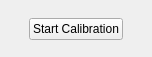
<?xml version="1.0" encoding="UTF-8"?>
<ui version="4.0">
 <class>Calibration::CTouchscreen</class>
 <widget class="QWidget" name="Calibration::CTouchscreen">
  <property name="geometry">
   <rect>
    <x>0</x>
    <y>0</y>
    <width>152</width>
    <height>57</height>
   </rect>
  </property>
  <property name="windowTitle">
   <string>Form</string>
  </property>
  <layout class="QGridLayout" name="gridLayout">
   <item row="0" column="1">
    <spacer name="verticalSpacer">
     <property name="orientation">
      <enum>Qt::Vertical</enum>
     </property>
     <property name="sizeHint" stdset="0">
      <size>
       <width>20</width>
       <height>0</height>
      </size>
     </property>
    </spacer>
   </item>
   <item row="1" column="0">
    <spacer name="horizontalSpacer">
     <property name="orientation">
      <enum>Qt::Horizontal</enum>
     </property>
     <property name="sizeHint" stdset="0">
      <size>
       <width>3</width>
       <height>20</height>
      </size>
     </property>
    </spacer>
   </item>
   <item row="1" column="1">
    <widget class="QPushButton" name="startButton">
     <property name="focusPolicy">
      <enum>Qt::NoFocus</enum>
     </property>
     <property name="text">
      <string>Start Calibration</string>
     </property>
    </widget>
   </item>
   <item row="1" column="2">
    <spacer name="horizontalSpacer_2">
     <property name="orientation">
      <enum>Qt::Horizontal</enum>
     </property>
     <property name="sizeHint" stdset="0">
      <size>
       <width>3</width>
       <height>20</height>
      </size>
     </property>
    </spacer>
   </item>
   <item row="2" column="1">
    <spacer name="verticalSpacer_2">
     <property name="orientation">
      <enum>Qt::Vertical</enum>
     </property>
     <property name="sizeHint" stdset="0">
      <size>
       <width>20</width>
       <height>1</height>
      </size>
     </property>
    </spacer>
   </item>
  </layout>
 </widget>
 <resources/>
 <connections/>
</ui>
